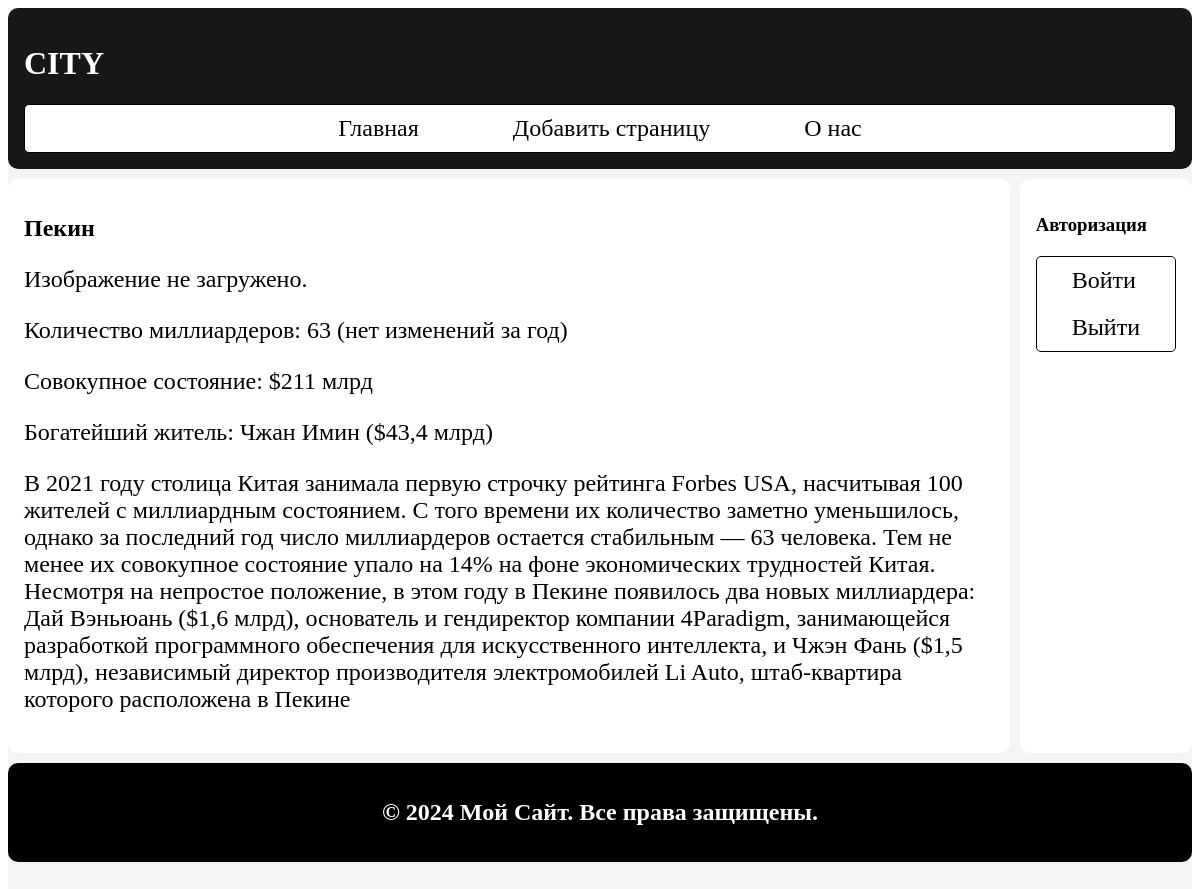
/post/piken, run on the app's committed database.
### appcity/models.py (models this page shows, shortened)
class City(models.Model):
    class Status(models.IntegerChoices):
        DRAFT = 0, 'Черновик'
        PUBLISHED = 1, 'Опубликовано'
    title = models.CharField(max_length=250,verbose_name="Заголовк")
    slug=models.SlugField(max_length=250,unique=True,db_index=True,verbose_name="Слог")
    content=models.TextField(blank = True,verbose_name="Контент")
    time_create = models.DateTimeField(auto_now_add=True)
    time_update=models.DateTimeField(auto_now=True)
    is_published = models.BooleanField(choices=tuple(map(lambda x: (bool(x[0]), x[1]), Status.choices)),
                                       default=Status.DRAFT, verbose_name="Статус")
    image = models.ImageField(upload_to='uploads/', blank=True, null=True,verbose_name="Фото")  # Поле для изображения

### appcity/views.py (the view)
# urls.py: path('post/<slug:post_slug>',views.show_post,name='post'),
def show_post(request, post_slug):
    post = get_object_or_404(City, slug=post_slug)
    data = {
        'title': post.title,
        'menu': menu,
        'post': post,
        'cat_selected': 1,
    }
    return render(request, 'city/post.html', context=data)

### appcity/templates/city/post.html
{%extends 'base.html' %}
{% block content %}
<h1>{{post.title}}</h1>
{% if post.image %}
    <img src="{{ post.image.url }}" alt="{{ post.title }}" style="max-width: 100%; height: auto;">
{% else %}
    <p>Изображение не загружено.</p>
{% endif %}
{{post.content|linebreaks}}
{%endblock%}

### appcity/static/city/css/main.css (style rules this page uses)
p { font-size: 24px; display: block; margin-block-start: 1em; margin-block-end: 1em; margin-inline-start: 0px; margin-inline-end: 0px; unicode-bidi: isolate; }

### data on the page
City: title "Пекин", content "Количество миллиардеров: 63 (нет изменений за год) Совокупное состояние: $211 млрд Богатейший житель: Чжан Имин ($43,4 млрд) В 2021 году столица Китая занимала первую строчку рейтинга Forbes USA, насчитывая 100 жителей с миллиардным состоянием. С того времени их количество заметно уменьшилось, однако за последний год число миллиардеров остается стабильным — 63 человека. Тем не менее их совокупное состояние упало на 14% на фоне экономических трудностей Китая. Несмотря на непростое положение, в этом году в Пекине появилось два новых миллиардера: Дай Вэньюань ($1,6 млрд), основатель и гендиректор компании 4Paradigm, занимающейся разработкой программного обеспечения для искусственного…"

### other printed values
{{ i.title }} "Главная" "Добавить страницу" "О нас"
